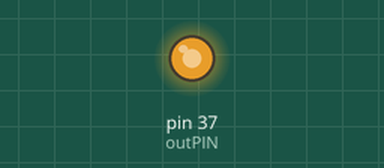
Recording of a program running on a simulated Raspberry Pi (header pin numbers). Shown: output pins drawn as LEDs (lit = HIGH). At 10.0 s the program stops and its outputs stay as they are.

Above: at 0.05 s.
Timing chart, 0 to 3.0 s (numbered marks = the images above):
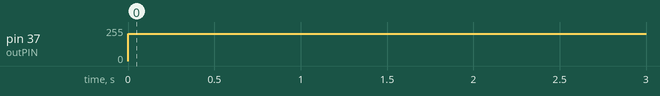

The program:

l08_analog_output_pwm.py
```python
import RPi.GPIO as GPIO
import time
outPIN=37
GPIO.setmode(GPIO.BOARD)
GPIO.setup(outPIN , GPIO.OUT)
#pwm stands  for oulse width modulation and allows us to simulate analog output voltages
# pins give 3.3v as their high value
myPWM=GPIO.PWM(outPIN,50)   # 50 is the frequency
myPWM.start(80)# that value is the duty cycle as a percentage. %x  100 max
time.sleep(5)

myPWM.ChangeDutyCycle(5)
myPWM.ChangeFrequency(10)
time.sleep(5)

myPWM.stop()

GPIO.cleanup()
```

Measured:
- by itself, pin 37 (outPIN): 0/255 → 204/255 at 0.00 s, → 0/255 5.0 s later
